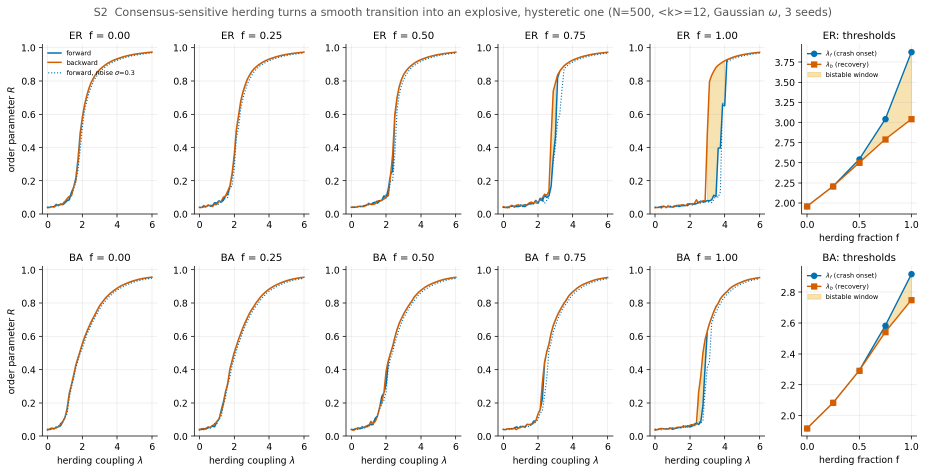
#> input picture research/figures/s2_herding_hysteresis.png, 2776 x 1419 px (shown at 1/3 size)
$ python split_figures.py
#> lines starting #> are read from the running program, lines starting #| are printed output that depends on the picture
"""Cut the repository's multi-panel figures into single panels for the talk, then make them black.

Nothing is redrawn: every panel is a crop of the original PNG (pixel boxes found from the white gaps
between panels), and the dark version only inverts the colours and rotates the hue by 180 degrees.
"""
import pathlib
from PIL import Image, ImageOps

REPO = pathlib.Path(__file__).resolve().parents[1]
FIG = REPO / "research" / "figures"
OUT = REPO / "presentation" / "assets"
OUT.mkdir(parents=True, exist_ok=True)


def dark(img):
    img = ImageOps.invert(img.convert("RGB"))
    h, s, v = img.convert("HSV").split()
    return Image.merge("HSV", (h.point(lambda x: (x + 128) % 256), s, v)).convert("RGB")


def side_by_side(*imgs, gap=30):
    h = max(i.height for i in imgs)
    out = Image.new("RGB", (sum(i.width for i in imgs) + gap * (len(imgs) - 1), h), "white")
    x = 0
    for i in imgs:
        out.paste(i, (x, (h - i.height) // 2))
        x += i.width + gap
    return out


def save(img, name):
    dark(img).save(OUT / name)
    print("wrote", OUT / name, img.size)


# S2: herding sweeps, top row = random (ER) network. Columns f = 0 ... 1, last = thresholds.
s2 = Image.open(FIG / "s2_herding_hysteresis.png").convert("RGB")
save(s2.crop((0, 90, 495, 728)), "panel_herding_f0.png")
#| wrote presentation/assets/panel_herding_f0.png (495, 638)
save(s2.crop((1870, 90, 2300, 728)), "panel_herding_f1.png")
#| wrote presentation/assets/panel_herding_f1.png (430, 638)

# S3: crash anatomy. Columns A, B, C; rows: coupling, R and Q, price, order-flow heatmap.
s3 = Image.open(FIG / "s3_crash_anatomy.png").convert("RGB")
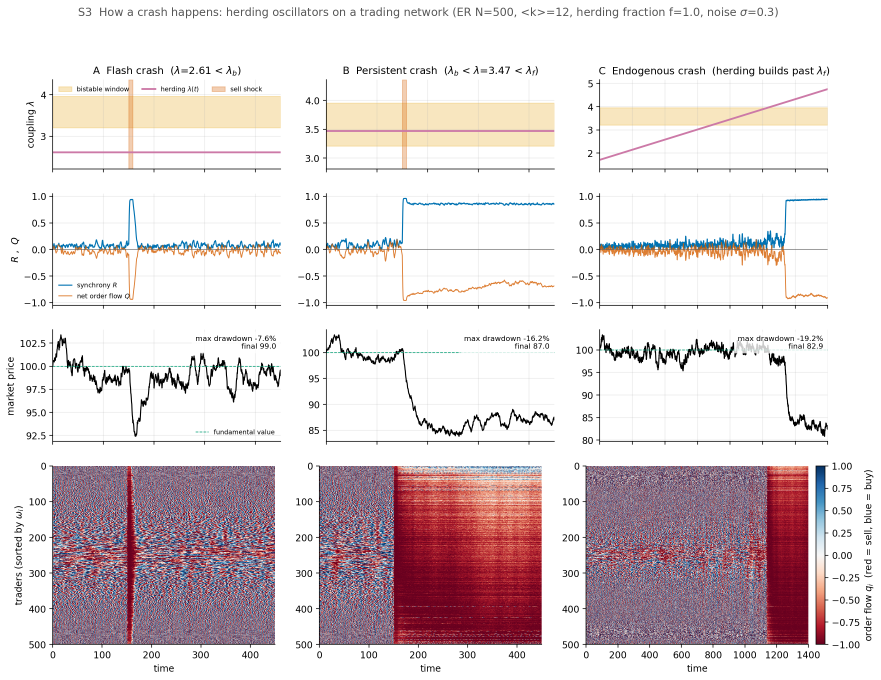
#> input picture research/figures/s3_crash_anatomy.png, 2643 x 2040 px (shown at 1/3 size)
for tag, (x0, x1) in {"A": (0, 868), "B": (868, 1676), "C": (1676, 2490)}.items():
    rq = s3.crop((x0, 575, x1, 930))
    price = s3.crop((x0, 985, x1, 1338))
    save(side_by_side(rq, price), f"panel_crash_{tag}.png")
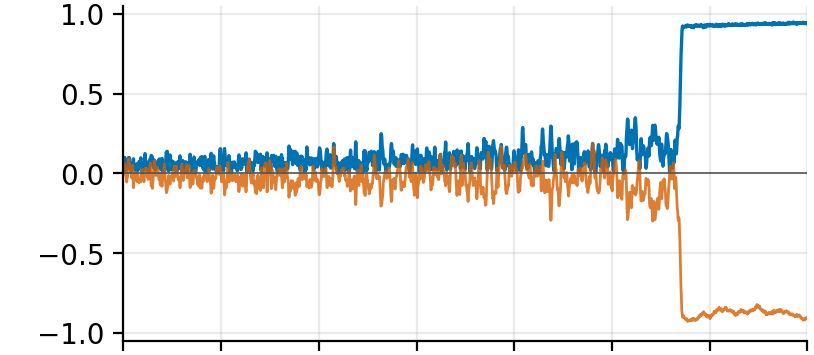
#> rq: PIL image 814x355 RGB; mean R, G, B 240.1, 240.3, 239.5

# S5: circuit breakers, three panels.
s5 = Image.open(FIG / "s5_circuit_breakers.png").convert("RGB")
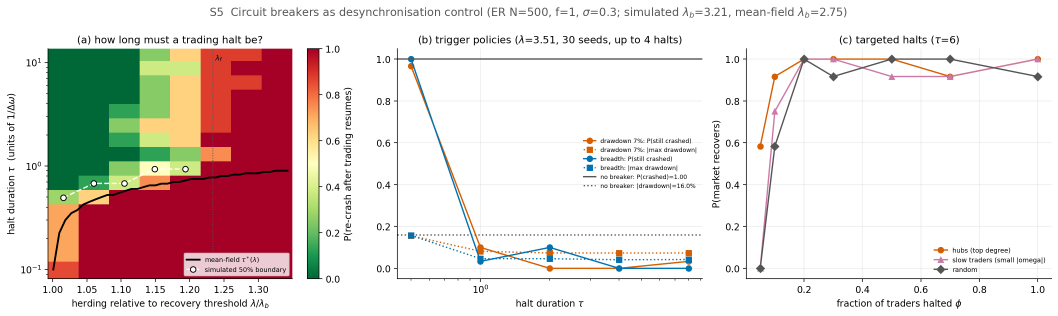
#> input picture research/figures/s5_circuit_breakers.png, 3174 x 947 px (shown at 1/3 size)
save(s5.crop((0, 100, 1059, 947)), "panel_halt_a.png")
#> in dark (call 6), `h, s, v = img.convert("HSV").split()`:
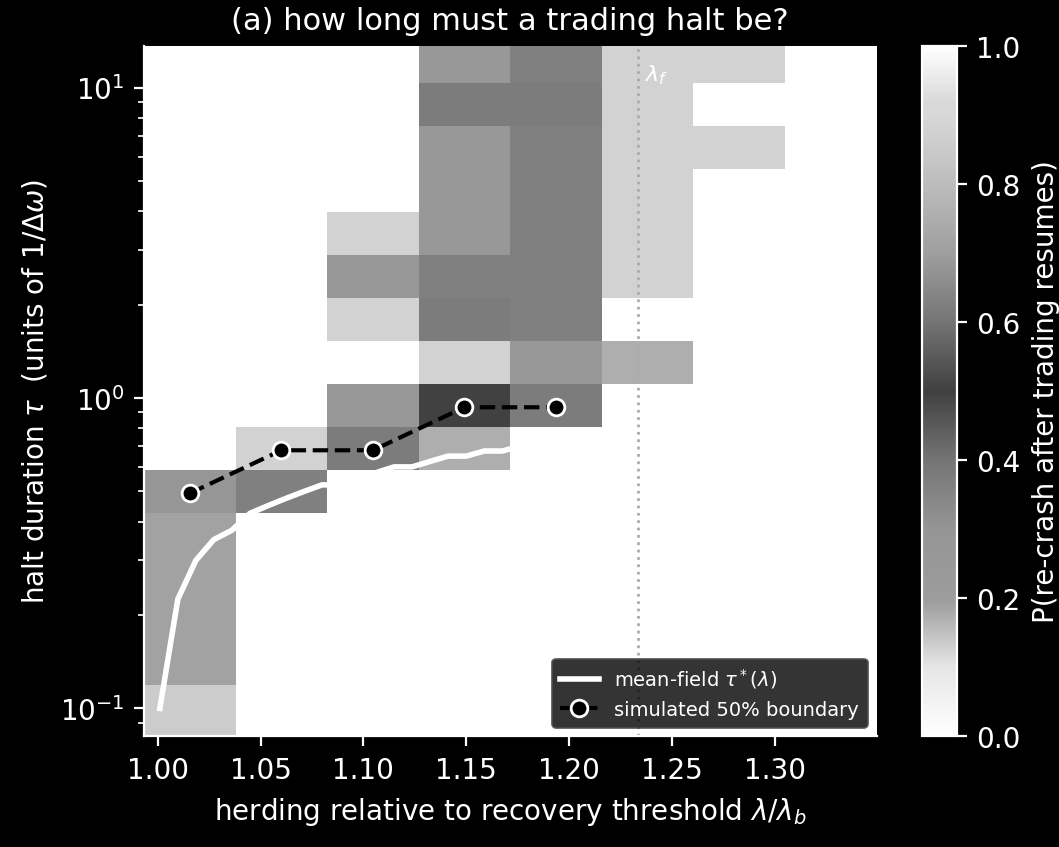
#> v: PIL image 1059x847 L; min 0, max 255, mean 132.8
#> in dark (call 6), `return Image.merge("HSV", (h.point(lambda x: (x + 128) % 256), s, v))...`:
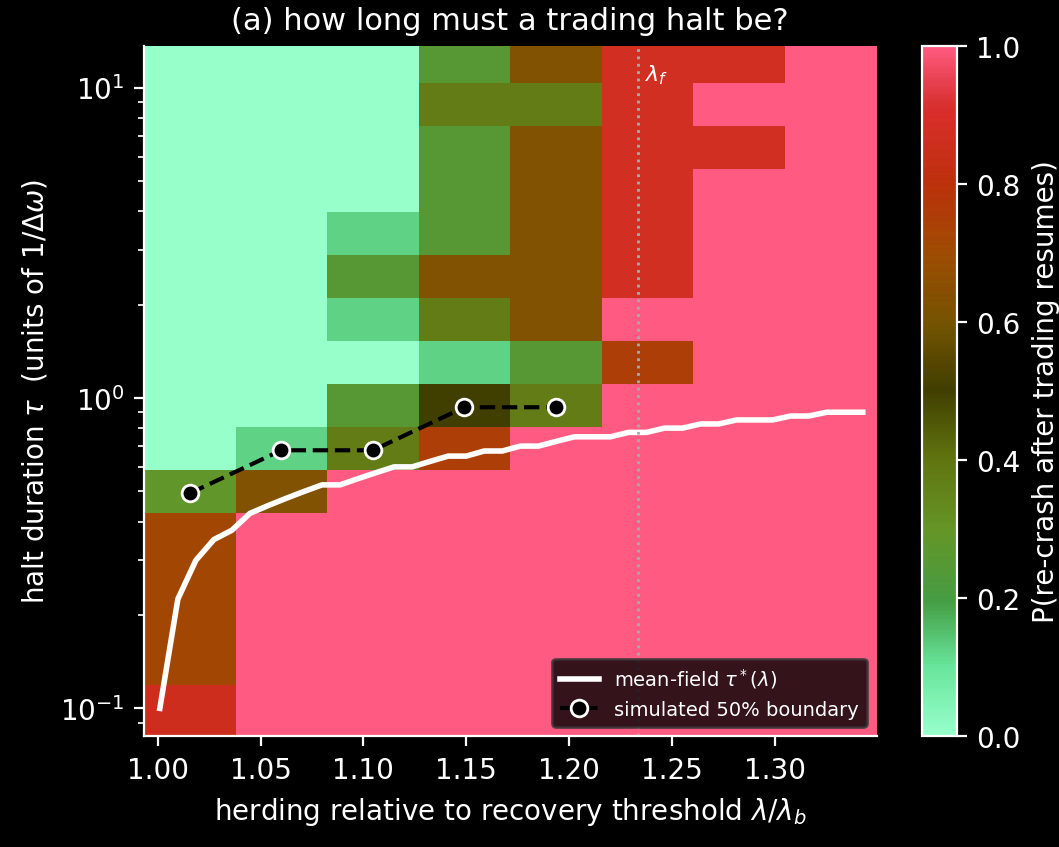
#> returned value: PIL image 1059x847 RGB; mean R, G, B 116.7, 78.9, 70
#| wrote presentation/assets/panel_halt_a.png (1059, 847)
save(s5.crop((1059, 100, 2107, 947)), "panel_halt_b.png")
#| wrote presentation/assets/panel_halt_b.png (1048, 847)
save(s5.crop((2107, 100, 3174, 947)), "panel_halt_c.png")
#> in dark (call 8), `h, s, v = img.convert("HSV").split()`:
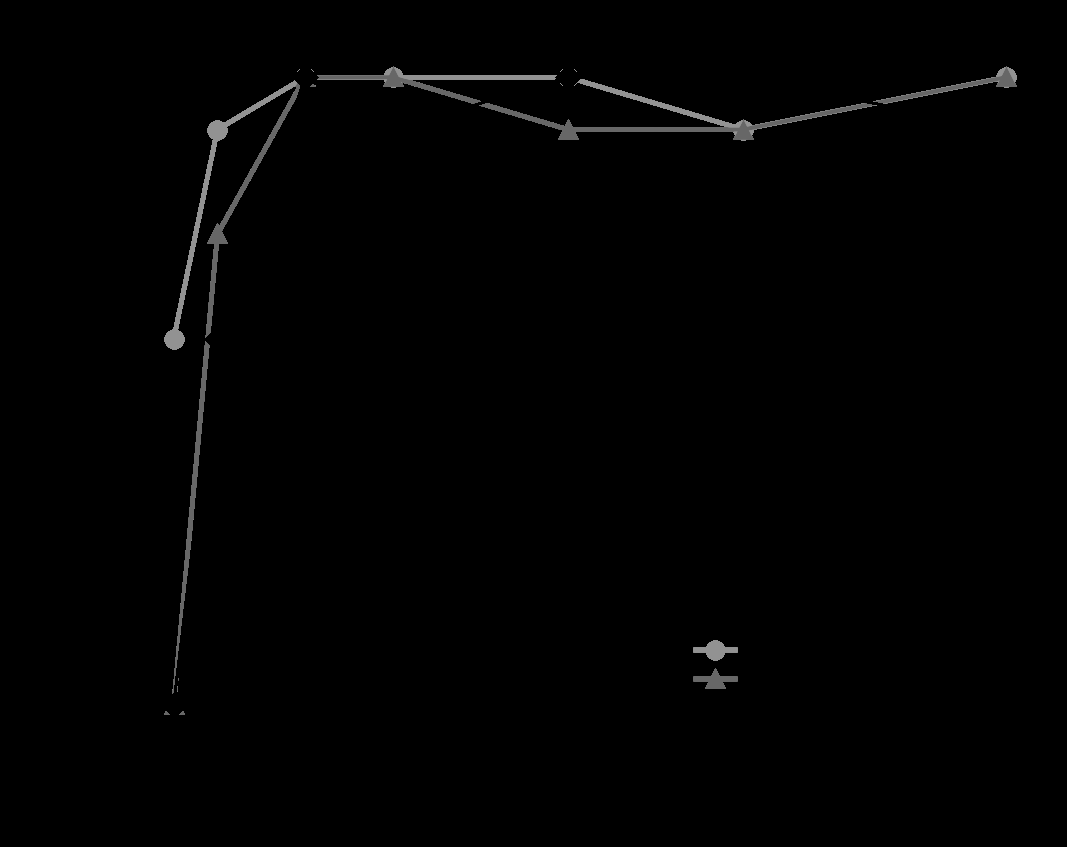
#> h: PIL image 1067x847 L; min 0, max 148, mean 1.6
#> in save (call 8), `dark(img).save(OUT / name)`:
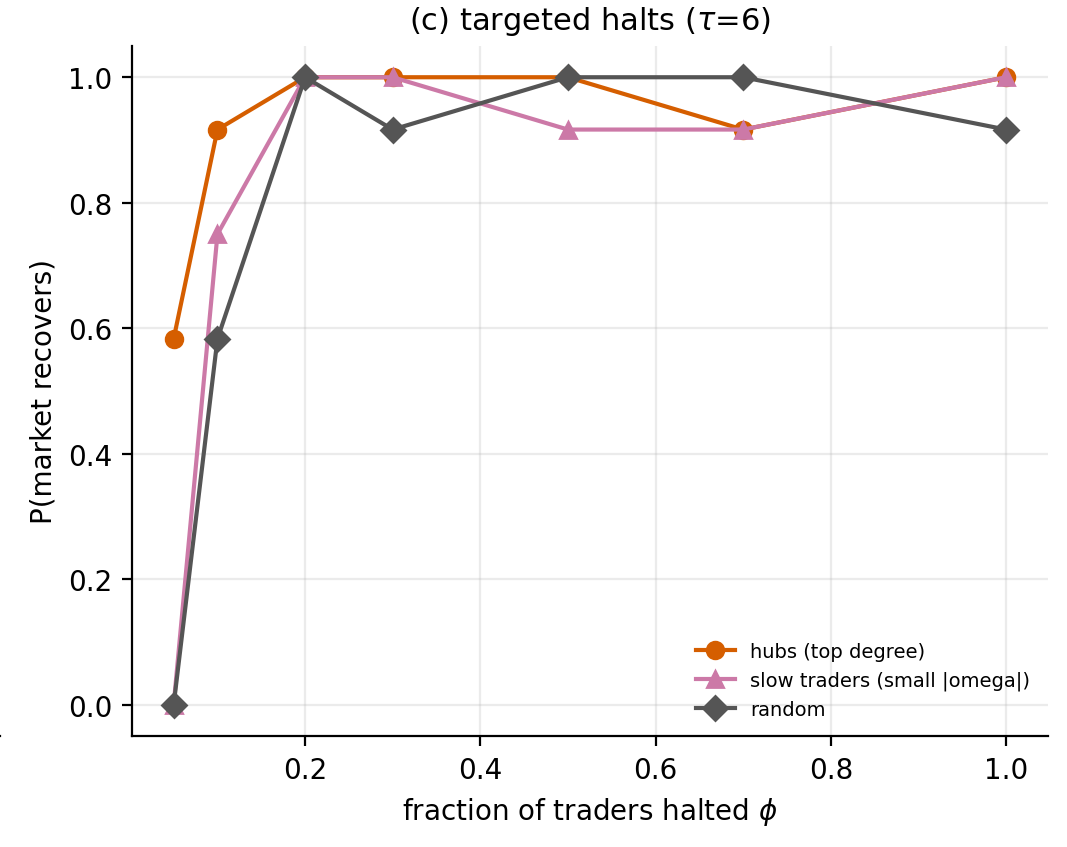
#> img: PIL image 1067x847 RGB; mean R, G, B 248.4, 247.3, 247.2
#| wrote presentation/assets/panel_halt_c.png (1067, 847)
